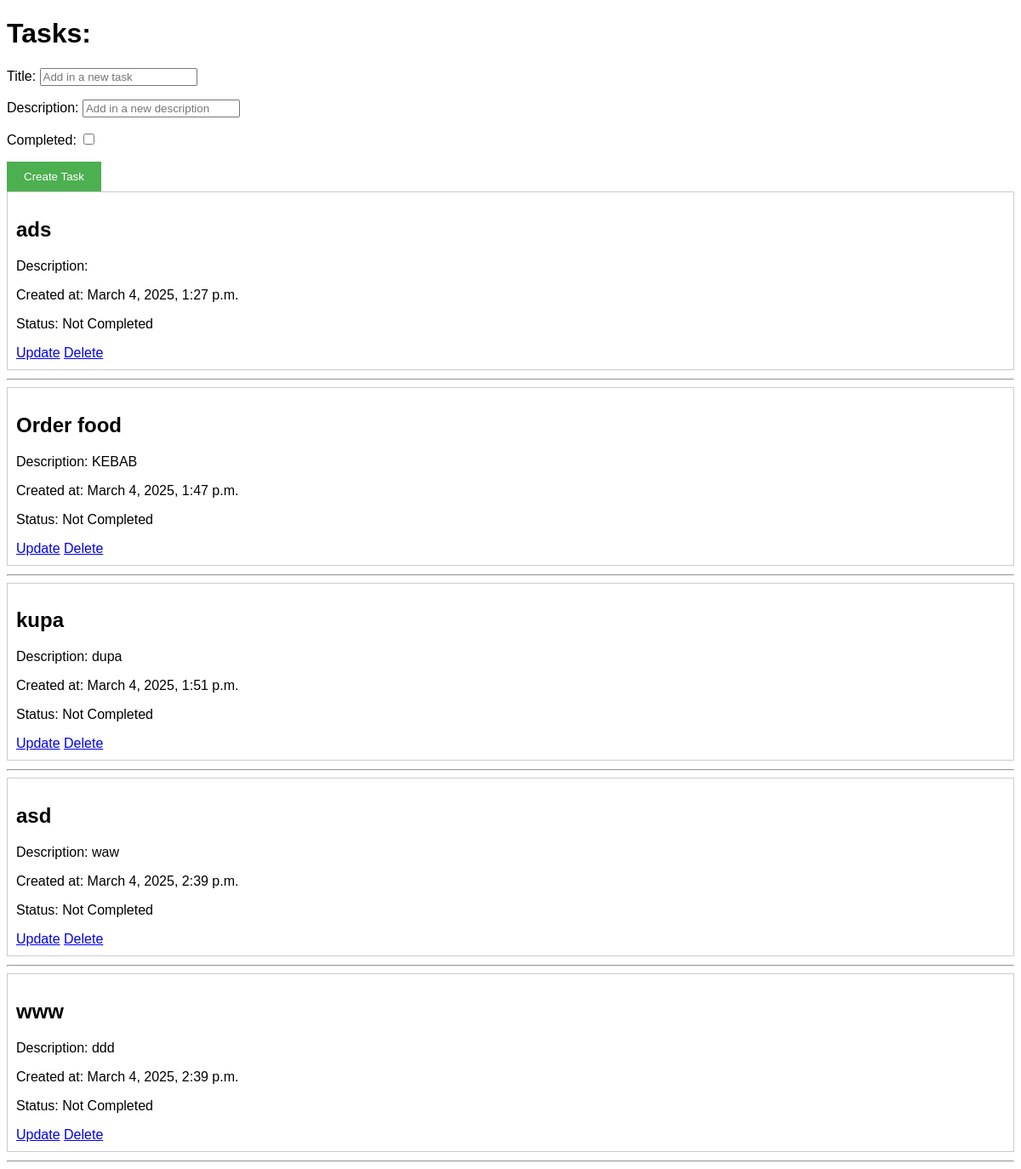
The page / on the database its author committed.
### tasks/models.py (models this page shows, shortened)
class Task(models.Model):
    title = models.CharField(max_length=200, verbose_name=_("Title"))
    description = models.CharField(max_length=400, verbose_name=_("Description"))
    completed = models.BooleanField(default=False, verbose_name=_("Completed"))
    created = models.DateTimeField(auto_now_add=True, verbose_name=_("Created at"))

### tasks/views.py (the view)
# urls.py: path('', views.index, name='index'),
def index(request):
    form = TaskForm()
    tasks = Task.objects.all()
    if request.method == "POST":
        form = TaskForm(request.POST)
        if form.is_valid():
            logger.info("Created task: %s", form)
            form.save()
        return redirect('/')
    context = {"tasks": tasks, "TaskForm": form}
    return render(request, 'tasks.html', context)

### tasks/forms.py (shortened to what this page needs)
class TaskForm(forms.ModelForm):
    title = forms.CharField(widget=forms.TextInput(attrs={"placeholder": "Add in a new task"}))
    description = forms.CharField(widget=forms.TextInput(attrs={"placeholder": "Add in a new description"}))
    class Meta:
        model = Task
        fields = "__all__"

### tasks/templates/tasks.html (shortened to what this page needs)
<!DOCTYPE html>
<html lang="en">
<head>
    <title>{% load i18n %}{% trans "Tasks" %}</title>
    {% load static %}
    <link rel="stylesheet" href="{% static 'styles.css' %}">
</head>
<body>
    <h1>{% trans "Tasks" %}:</h1>
    <form method="POST" action="/">
        {{ TaskForm.as_p }}
        <input class="btn" type="submit" value="{% trans 'Create Task' %}">
    </form>
    {% for task in tasks %}
        <div class="task">
            <h2>{{ task.title }}</h2>
            <p>{% trans "Description" %}: {{ task.description }}</p>
            <p>{% trans "Created at" %}: {{ task.created }}</p>
            <p>{% trans "Status" %}: {% if task.completed %}{% trans "Completed" %}{% else %}{% trans "Not Completed" %}{% endif %}</p>
            <a href="{% url 'update-task' task.id %}">{% trans "Update" %}</a>
            <a href="{% url 'delete-task' task.id %}">{% trans "Delete" %}</a>
        </div>
        <hr>
    {% endfor %}
</body>
</html>

### tasks/static/styles.css (style rules this page uses)
body { font-family: Arial, sans-serif; }
.task { border: 1px solid #ccc; padding: 10px; margin-bottom: 10px; }
.btn { background-color: #4CAF50; color: white; padding: 10px 20px; border: none; cursor: pointer; }

### rows shown on the page
Task: title "ads", created "March 4, 2025, 1:27 p.m."
Task: title "Order food", description "KEBAB", created "March 4, 2025, 1:47 p.m."
Task: title "kupa", description "dupa", created "March 4, 2025, 1:51 p.m."
Task: title "asd", description "waw", created "March 4, 2025, 2:39 p.m."
Task: title "www", description "ddd", created "March 4, 2025, 2:39 p.m."
